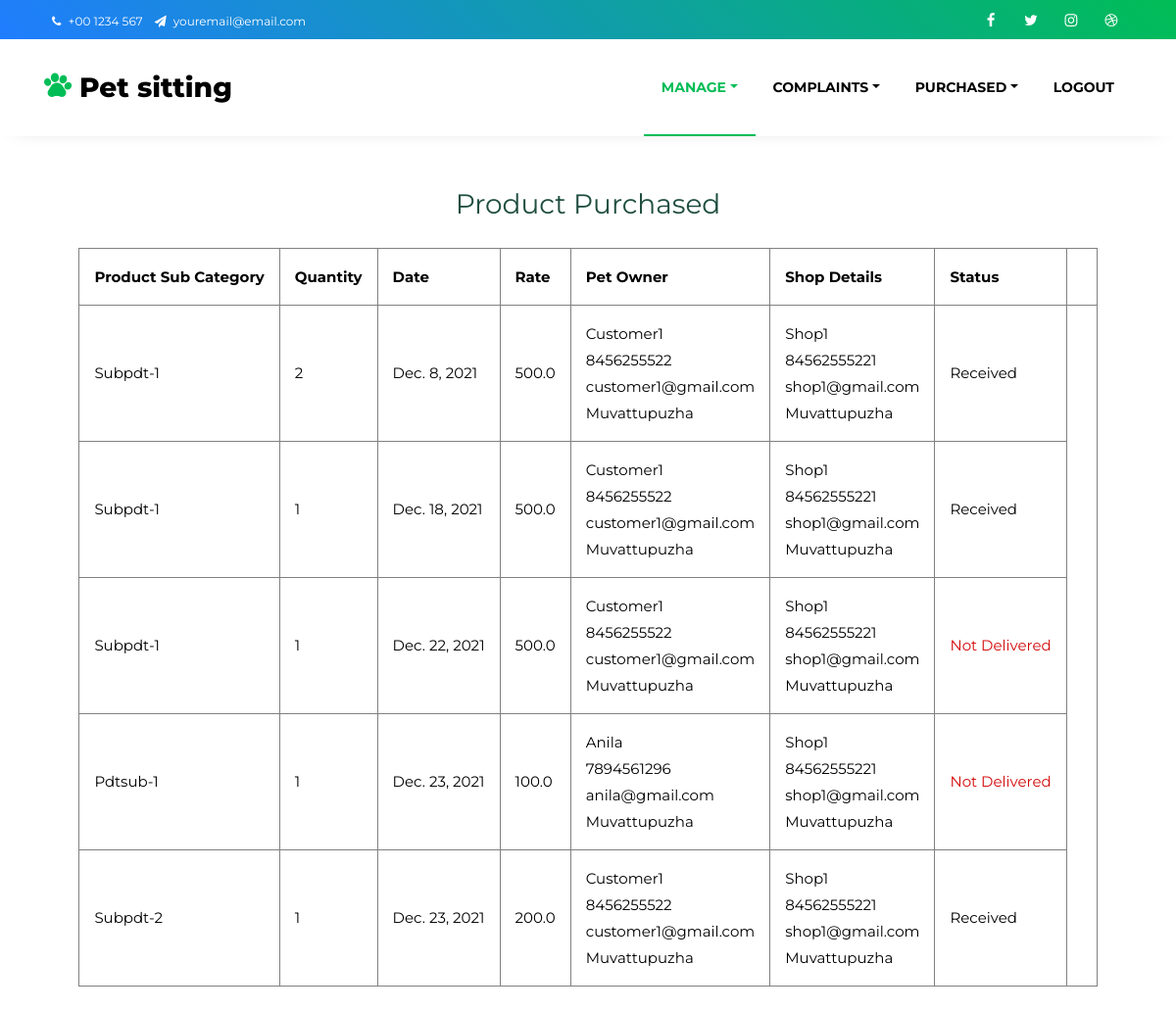
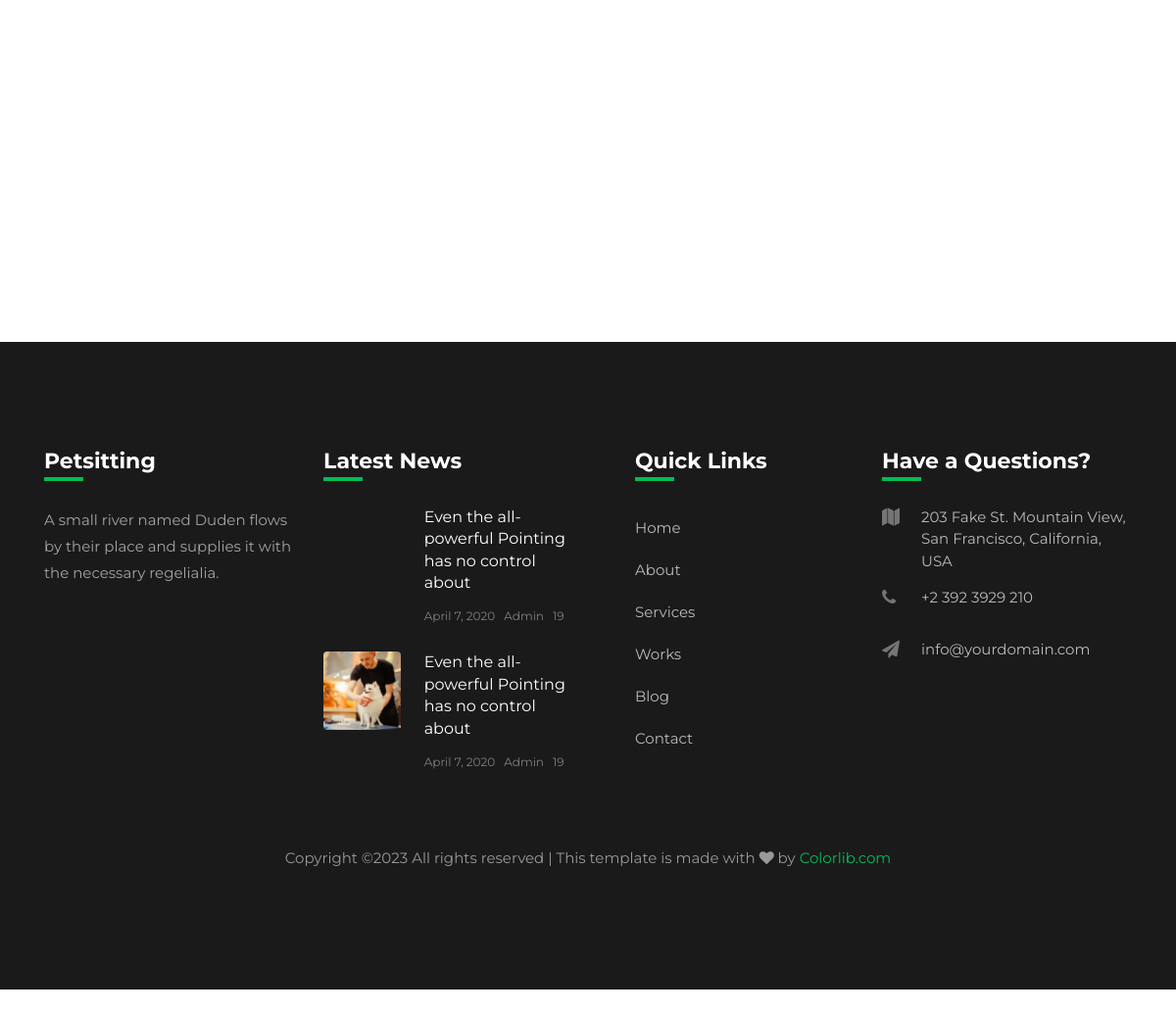
The app's page /admin1/pdtpurchased/ with its own data (2 pictures, top to bottom).
### PetOwner/models.py (models this page shows)
class BuyProduct(models.Model):
    Product=models.ForeignKey(Product,on_delete=models.CASCADE)
    PetOwner=models.ForeignKey(Customer,on_delete=models.CASCADE)
    quantity=models.IntegerField(null=False)
    TotalPrice=models.FloatField(null=False)
    Date=models.DateField(auto_now=True)
    DeliveryAddress=models.TextField(null=True)
    Status=models.IntegerField(default=0)

### ShopOwner/models.py (models this page shows)
class Product(models.Model):
    ProductRate=models.FloatField(null=False)
    ProductDiscription=models.CharField(max_length=20,null=False)
    ProductPetCategory=models.ForeignKey(PetCategory,on_delete=models.SET_NULL,null=True)
    ProductProductsubCategory=models.ForeignKey(ProductsubCategory,on_delete=models.CASCADE)
    ProductImage=models.FileField(upload_to="Uploads/ProductImage/",null=False)
    ProductStock=models.IntegerField(default=0)
    Shop=models.ForeignKey(Shop,on_delete=models.CASCADE)

### BasicEntry/models.py (models this page shows, shortened)
class ProductsubCategory(models.Model):
    ProductCategory=models.ForeignKey(ProductCategory,on_delete=models.CASCADE)
    ProductsubCategory=models.CharField("ProductsubCategory",max_length=20,null=False,unique=True)

class Place(models.Model):
    Place=models.CharField("Place",max_length=20,null=False,unique=True)
    District=models.ForeignKey(District,on_delete=models.CASCADE)
    def __str__(self):
        return self.Place

### Guest/models.py (models this page shows)
class Customer(models.Model):
    CustomerName=models.CharField(max_length=20,null=False)
    CustomerGender=models.CharField(max_length=20,null=False)
    CustomerContact=models.CharField(max_length=20,null=False)
    CustomerEmail=models.EmailField(max_length=20,null=False,unique=True)
    CustomerPlace=models.ForeignKey(Place,on_delete=models.SET_NULL,null=True)
    CustomerImage=models.FileField(upload_to='Uploads/PetOwnerPhotos/',null=True)
    CustomerUsername=models.CharField(max_length=20,null=False)
    CustomerPassword=models.CharField(max_length=20,null=False)
    def __str__(self):
        return self.CustomerName

class Shop(models.Model):
    ShopName=models.CharField(max_length=20,null=False)
    ShopContact=models.CharField(max_length=20,null=False)
    ShopEmail=models.CharField(max_length=20,null=False)
    ShopPlace=models.ForeignKey(Place,on_delete=models.SET_NULL,null=True)
    ShopLicencenumber=models.CharField(max_length=20,null=False)
    ShopProof=models.FileField(upload_to='Uploads/ShopProof/',null=False)
    ShopUsername=models.CharField(max_length=20,null=False)
    ShopPassword=models.CharField(max_length=20,null=False)
    shopStatus=models.BooleanField(default=False)

### Admin/views.py (the view)
# urls.py: path('pdtpurchased/',views.ProductPurchased,name="product-purchased"),
def ProductPurchased(request):
    pdtpurchase=BuyProduct.objects.all()
    return render(request,"Admin/PurchasedProducts.html",{'pdtpurchase':pdtpurchase})

### Admin/templates/Admin/PurchasedProducts.html
{%  extends 'Guest/HeaderAdmin.html' %}
    {% load static %}
    {% block content %}
    <center><h3 class="mt-5 mb-4" style="color: rgb(31, 78, 64);">Product Purchased</h3></center>
    <table><table align="center" border=1 style="border-collapse: collapse;" cellpadding=15>
        <tr>
            <th>Product Sub Category</th>
            <th>Quantity</th>
            <th>Date</th>
            <th>Rate</th>
            <th>Pet Owner</th>
            <th>Shop Details</th>
            <th>Status</th>
            <th></th>
        </tr>
        {% for data in pdtpurchase %}
        <tr>
            <td>{{data.Product.ProductProductsubCategory.ProductsubCategory}}</td>
            <td>{{data.quantity}}</td>
            <td>{{data.Date}}</td>
            <td>{{data.Product.ProductRate}}</td>
            <td>{{data.PetOwner}} <br>
                {{data.PetOwner.CustomerContact}} <br>
                {{data.PetOwner.CustomerEmail}} <br>
                {{data.PetOwner.CustomerPlace}}
            </td>
            <td>{{data.Product.Shop.ShopName}} <br>{{data.Product.Shop.ShopContact}} <br>
                {{data.Product.Shop.ShopEmail}} <br>{{data.Product.Shop.ShopPlace}}</td>
            {% if data.Status == 0 %}
            <td style="color: rgb(211, 9, 9);">Not Delivered</td>
            {% elif data.Status == 1 %}
            <td style="color: rgb(15, 15, 201);">Delivered</td>
            {% elif data.Status == 2 %}
            <td>Received</td>
            {% endif %}
        </tr>
        {% endfor %}
    </table>
    <br><br><br><br><br><br><br><br><br><br><br><br><br>
    {%  include 'Guest/Footer.html' %}
    {% endblock %}

### records on screen
BuyProduct: Product.ProductProductsubCategory.ProductsubCategory "Subpdt-1", quantity "2", Date "Dec. 8, 2021", Product.ProductRate "500.0", PetOwner "Customer1", PetOwner.CustomerContact "8456255522", PetOwner.CustomerEmail "customer1@gmail.com", PetOwner.CustomerPlace "Muvattupuzha", Product.Shop.ShopName "Shop1", Product.Shop.ShopContact "84562555221", Product.Shop.ShopEmail "shop1@gmail.com", Product.Shop.ShopPlace "Muvattupuzha", Status "Received"
BuyProduct: Product.ProductProductsubCategory.ProductsubCategory "Subpdt-1", quantity "1", Date "Dec. 18, 2021", Product.ProductRate "500.0", PetOwner "Customer1", PetOwner.CustomerContact "8456255522", PetOwner.CustomerEmail "customer1@gmail.com", PetOwner.CustomerPlace "Muvattupuzha", Product.Shop.ShopName "Shop1", Product.Shop.ShopContact "84562555221", Product.Shop.ShopEmail "shop1@gmail.com", Product.Shop.ShopPlace "Muvattupuzha", Status "Received"
BuyProduct: Product.ProductProductsubCategory.ProductsubCategory "Subpdt-1", quantity "1", Date "Dec. 22, 2021", Product.ProductRate "500.0", PetOwner "Customer1", PetOwner.CustomerContact "8456255522", PetOwner.CustomerEmail "customer1@gmail.com", PetOwner.CustomerPlace "Muvattupuzha", Product.Shop.ShopName "Shop1", Product.Shop.ShopContact "84562555221", Product.Shop.ShopEmail "shop1@gmail.com", Product.Shop.ShopPlace "Muvattupuzha", Status "Not Delivered"
BuyProduct: Product.ProductProductsubCategory.ProductsubCategory "Pdtsub-1", quantity "1", Date "Dec. 23, 2021", Product.ProductRate "100.0", PetOwner "Anila", PetOwner.CustomerContact "7894561296", PetOwner.CustomerEmail "anila@gmail.com", PetOwner.CustomerPlace "Muvattupuzha", Product.Shop.ShopName "Shop1", Product.Shop.ShopContact "84562555221", Product.Shop.ShopEmail "shop1@gmail.com", Product.Shop.ShopPlace "Muvattupuzha", Status "Not Delivered"
BuyProduct: Product.ProductProductsubCategory.ProductsubCategory "Subpdt-2", quantity "1", Date "Dec. 23, 2021", Product.ProductRate "200.0", PetOwner "Customer1", PetOwner.CustomerContact "8456255522", PetOwner.CustomerEmail "customer1@gmail.com", PetOwner.CustomerPlace "Muvattupuzha", Product.Shop.ShopName "Shop1", Product.Shop.ShopContact "84562555221", Product.Shop.ShopEmail "shop1@gmail.com", Product.Shop.ShopPlace "Muvattupuzha", Status "Received"
